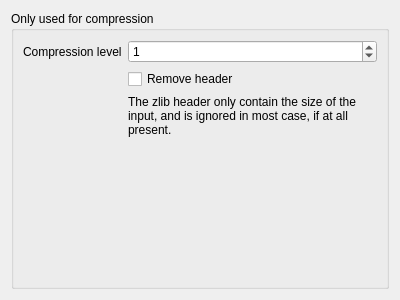
<?xml version="1.0" encoding="UTF-8"?>
<ui version="4.0">
<comment>
  * Released as open source by NCC Group Plc - http://www.nccgroup.com/
  *
  * Developed by Gabriel Caudrelier, gabriel dot caudrelier at nccgroup dot com
  *
  * https://github.com/nccgroup/pip3line
  *
  * Released under AGPL see LICENSE for more information
</comment>
 <class>ZlibWidget</class>
 <widget class="QWidget" name="ZlibWidget">
  <property name="geometry">
   <rect>
    <x>0</x>
    <y>0</y>
    <width>400</width>
    <height>300</height>
   </rect>
  </property>
  <property name="windowTitle">
   <string>Form</string>
  </property>
  <layout class="QVBoxLayout" name="verticalLayout">
   <item>
    <widget class="QGroupBox" name="groupBox">
     <property name="title">
      <string>Only used for compression</string>
     </property>
     <layout class="QFormLayout" name="formLayout">
      <item row="0" column="0">
       <widget class="QLabel" name="compressionLabel">
        <property name="text">
         <string>Compression level</string>
        </property>
       </widget>
      </item>
      <item row="0" column="1">
       <widget class="QSpinBox" name="compressionSpinBox">
        <property name="maximum">
         <number>9</number>
        </property>
        <property name="value">
         <number>1</number>
        </property>
       </widget>
      </item>
      <item row="1" column="1">
       <widget class="QCheckBox" name="removeHeaderCheckBox">
        <property name="text">
         <string>Remove header</string>
        </property>
       </widget>
      </item>
      <item row="2" column="1">
       <widget class="QLabel" name="label">
        <property name="text">
         <string>The zlib header only contain the size of the input, and is ignored in most case, if at all present.</string>
        </property>
        <property name="wordWrap">
         <bool>true</bool>
        </property>
       </widget>
      </item>
     </layout>
    </widget>
   </item>
  </layout>
 </widget>
 <resources/>
 <connections/>
</ui>
